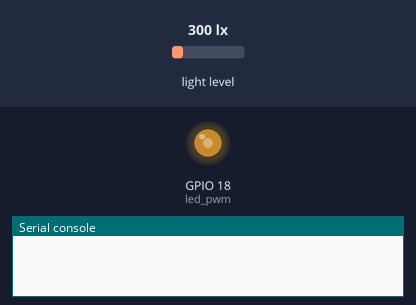
Simulated run of this program. Board: ESP32 board running MicroPython. Shown: output pins drawn as LEDs (lit = HIGH), the last lines printed to the serial console. Inputs (shaded band) come from the test bench; at power-on: light level 300 lx. Library files of the repository ran but are not shown: bh1750.py.

Above: at 0.09 s.
At 1.2 s:
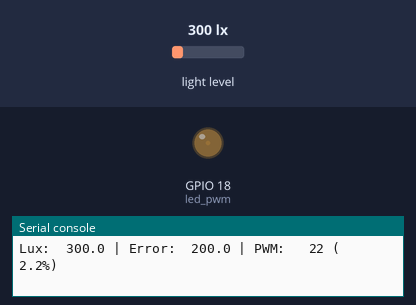
1.3 s: light level set to 1000 lx
2.8 s: light level set to 40 lx
At 3.03 s:
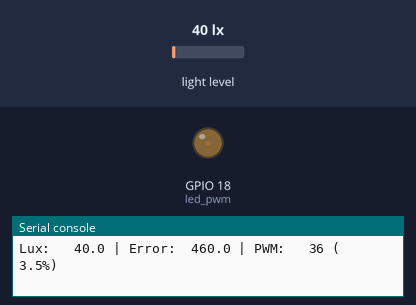
5.8 s: light level set to 1500 lx
Timing chart, 0 to 8.8 s (numbered marks = the images above; inputs shaded):
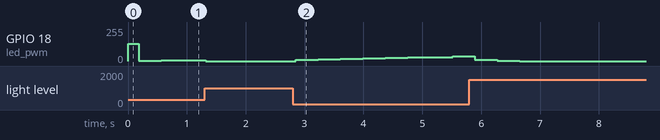

Measured:
- after the input at 2.8 s, GPIO 18 (led_pwm): moves from 0/255 to 34/255 over 2.7 s, starting after 0.05 s

The program:

main.py
```python
import time
from machine import Pin, I2C, PWM
from bh1750 import BH1750

i2c = I2C(0, scl=Pin(22), sda=Pin(21))  # bus I2C
sensor = BH1750(i2c)                    # direccion 0x23
led_pwm = PWM(Pin(18), freq=1000)       # PWM 1 kHz -> MOSFET

SETPOINT = 500.0   # consigna [lx]
Kp = 0.05          # evita saltos bruscos
Ki = 0.08          # accion integral suave
Kd = 0.0           # sin derivada
error_previo = 0.0
integral = 0.0
tiempo_previo = time.ticks_ms()

try:
    while True:
        tiempo_actual = time.ticks_ms()
        dt = time.ticks_diff(tiempo_actual,
                             tiempo_previo) / 1000.0
        if dt <= 0:
            dt = 0.01
        tiempo_previo = tiempo_actual
        try:
            lux_actual = sensor.luminance(
                BH1750.CONT_HI_RES)
        except Exception as e:
            print('Error leyendo sensor:', e)
            time.sleep(0.2)
            continue
        error = SETPOINT - lux_actual
        integral += error * dt
        integral = max(0.0, min(12000.0, integral))
        derivada = (error - error_previo) / dt
        error_previo = error
        salida_pid = (Kp*error + Ki*integral
                      + Kd*derivada)
        pwm_val = max(0, min(1023, int(salida_pid)))
        led_pwm.duty(pwm_val)
        porcentaje_pwm = pwm_val / 1023.0 * 100.0
        print(f'Lux: {lux_actual:6.1f} | '
              f'Error: {error:6.1f} | '
              f'PWM: {pwm_val:4d} ({porcentaje_pwm:5.1f}%)')
        # (opcional) telemetria cada 15 s: omitida aqui
        time.sleep(0.2)
except KeyboardInterrupt:
    led_pwm.duty(0)   # apagado seguro
    print('Control detenido.')
```
